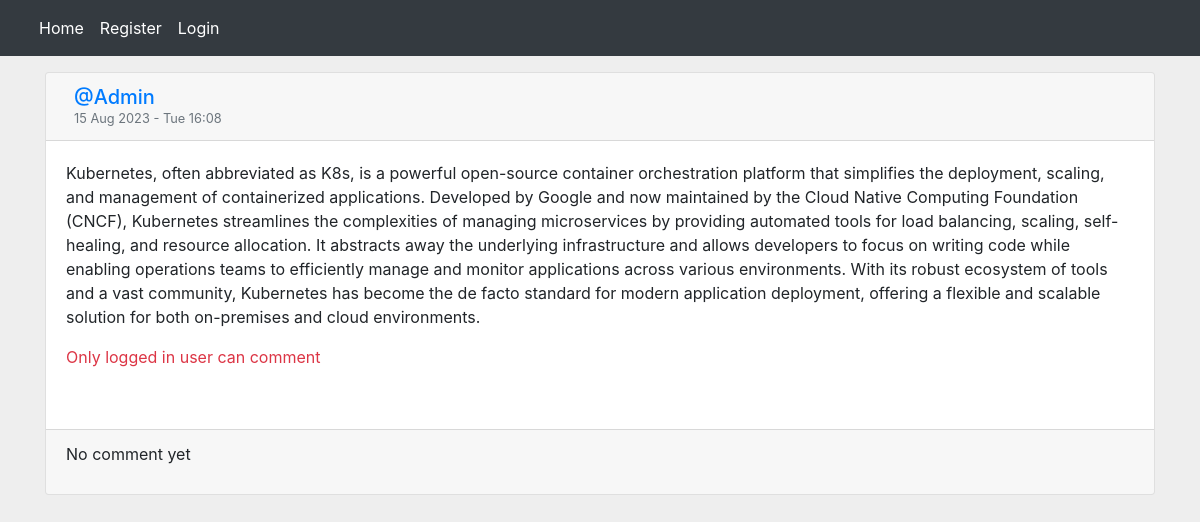
The page /post/5/kubernetes-often-abbreviated/ on the database as committed earlier.
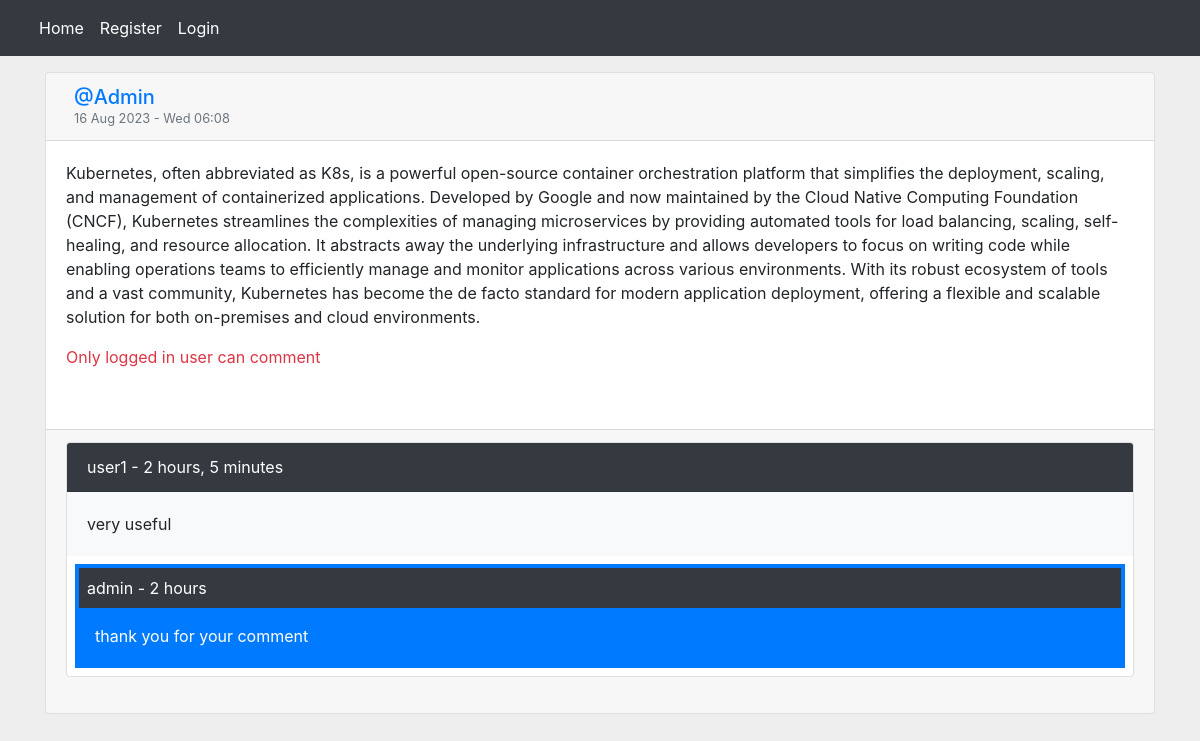
The same page on the database as committed later.
### home/models.py (models this page shows, shortened)
class Post(models.Model):
    user = models.ForeignKey(User, on_delete=models.CASCADE, related_name='posts')
    body = models.TextField()
    slug = models.SlugField()
    title = models.CharField(max_length=100, null=True, blank=True)  # proper format to add new field after migration
    created = models.DateTimeField(auto_now_add=True)
    updated = models.DateTimeField(auto_now=True)
    class Meta:
        ordering = ('-created',)  # model wide order_by filter

class Comment(models.Model):
    user = models.ForeignKey(User, on_delete=models.CASCADE, related_name='ucomment')
    post = models.ForeignKey(Post, on_delete=models.CASCADE, related_name='pcomment')
    reply = models.ForeignKey("Comment", on_delete=models.CASCADE, related_name='rcomment', blank=True, null=True)
    is_reply = models.BooleanField(default=False)
    body = models.TextField(max_length=400)
    created = models.DateTimeField(auto_now_add=True)

### home/views.py (the view, shortened to what this page needs)
# urls.py: path('post/<int:user_id>/<slug:slug>/', views.PostDetailView.as_view(), name="post_detail"),
class PostDetailView(View):
    form_class = CommentCreateForm
    form_class_reply = CommentReplyForm
    def setup(self, request, *args, **kwargs):
        self.post_instance = get_object_or_404(Post, id=kwargs['user_id'], slug=kwargs["slug"])
        return super().setup(request, *args, **kwargs)
    def get(self, request, *args, **kwargs):
        comments = self.post_instance.pcomment.filter(is_reply=False)
        can_like = False
        if request.user.is_authenticated and self.post_instance.user_can_like(request.user):
            can_like = True
        return render(request, 'home/details.html',
                      {'post': self.post_instance, 'comments': comments, 'form': self.form_class,
                       'form_reply': self.form_class_reply, 'can_like':can_like})

### home/templates/home/details.html (shortened to what this page needs)
{% extends 'base.html' %}
{% block content %}
    <div class="row">
        <div class="col-md-12">
            <div class="card gedf-card">
                <div class="card-header">
                    <div class="d-flex justify-content-between align-items-center">
                        <div class="d-flex justify-content-between align-items-center">
                            <div class="ml-2">
                                <div class="h5 m-0">
                                    <a class="text-decoration-none"
                                       href="{% url 'account:user_profile' post.user.id %}">
                                        @{{ post.user|capfirst }}</a>
                                </div>
                                <div class="h7 text-muted">  {{ post.updated|date:"d M Y - D H:m" }}</div>
                            </div>
                        </div>
                    </div>
                </div>
                <div class="card-body">
                    <p class="card-text">
                        {{ post.body }}
                    </p>
                    {% if request.user.is_authenticated %}
                        <a href="{% url "home:post_like" post.id %}"
                           class="{% if not can_like %}disabled{% endif %} btn btn-primary col-md-2">Like {{ post.likes_count }}</a>
                        <br>
                        <br>
                        <form action="" method="post">
                            {% csrf_token %}
                            {{ form.as_p }}
                            <input class="btn btn-primary" type="submit" value="Send">
                        </form>
                    {% else %}
                        <p class="text-danger">Only logged in user can comment</p>
                    {% endif %}
                    <br>
                </div>
                <div class="card-footer">
                    {% for comment in comments %}
                        <div class="card">
                            <div class="card-header bg-dark text-white">{{ comment.user }}
                                - {{ comment.created|timesince }}</div>
                            <div class="card-body bg-light">{{ comment.body }}</div>
                            {% with replies=comment.rcomment.all %}
                                {% for reply in replies %}
                                    <div class="bg-primary p-1 m-2">
                                        <div class="bg-dark text-white p-2">{{ reply.user }}
                                            - {{ reply.created|timesince }}</div>
                                        <div class="text-white m-3">{{ reply.body }}</div>
                                    </div>
                                {% endfor %}
                            {% endwith %}
                        </div>
                        <br>
                    {% empty %}
                        <p>No comment yet</p>
                    {% endfor %}
                </div>
            </div>
        </div>
    </div>
{% endblock %}

Rows that differ between the two databases and show on the page:
changed Post "Admin": updated "15 Aug 2023 - Tue 16:08" → "16 Aug 2023 - Wed 06:08"
added Comment: user "user1", created "2 hours, 5 minutes", body "very useful"
added Comment: user "admin", created "2 hours", body "thank you for your comment", shown under "user1"
Other text that changed with them:
text no longer shown: "No comment yet"
